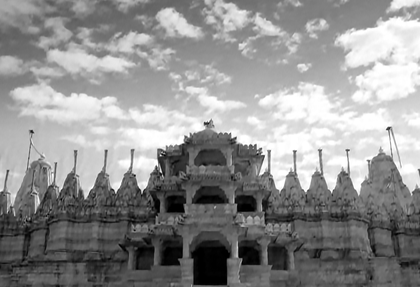
%> input picture MichaeliAndIrani_deblur_results/img64_kernel4_MichaeliAndIrani_img.png, 420 x 287 px, shrunk from 924 x 632 before the run
$ octave demo_deblur.m   (GNU Octave 9; MATLAB toolbox functions it lacks are replaced by stand-ins)
%> lines starting %> are read from the running program, lines starting %| are printed output that depends on the picture; in (x1, y1, x2, y2) boxes, pixels count from 0 and x2, y2 are one past the last pixel; in counts of white or black regions, pixels touching at a corner belong together; the program's own positions count from 1
clear
patchSize = 8;

I = double((imread('img64_kernel4_MichaeliAndIrani_img.png')))/255;
%> I: size 287x420 double; min 0, max 1, mean 0.564

% load blurring kernel (you can download the kernels from Dilip Krishnan's
% website
% load kernels.mat
% K = kernel1;

K = fspecial('motion',10,45);

% K = fspecial('gaussian',[5 5],1);

noiseSD = 0.01;
patchSize = 8;


% convolve with kernel and add noise
ks = floor((size(K, 1) - 1)/2);
yorig = I;
y = conv2(yorig, K, 'valid');
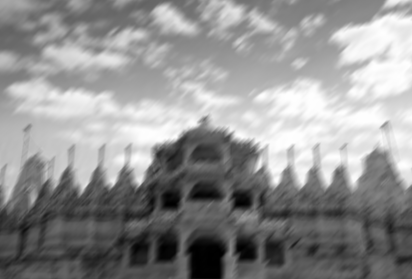
%> y: size 279x412 double; min 0.000127, max 1, mean 0.568
y = y + noiseSD*randn(size(y));
y = double(uint8(y .* 255))./255;

% code excerpt taken from Krishnan et al.

% edgetaper to better handle circular boundary conditions
y = padarray(y, [1 1]*ks, 'replicate', 'both');
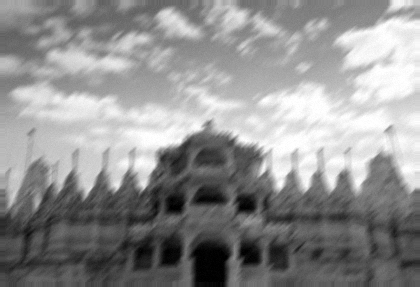
%> y: size 287x420 double; min 0, max 1, mean 0.564; mean of the top-left, top-right, bottom-left and bottom-right quarters 0.666, 0.774, 0.381, 0.439
for a=1:4
  y = edgetaper(y, K);
end
%> this loop made 4 passes
%> pass 1, `y = edgetaper(y, K);`:
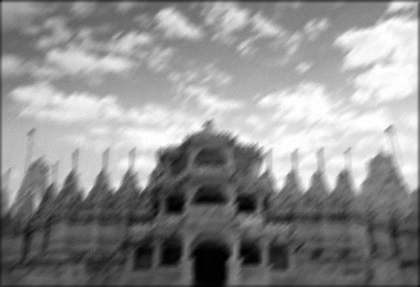
%> y: size 287x420 double; min 0, max 1, mean 0.559
%> pass 3, `y = edgetaper(y, K);`:
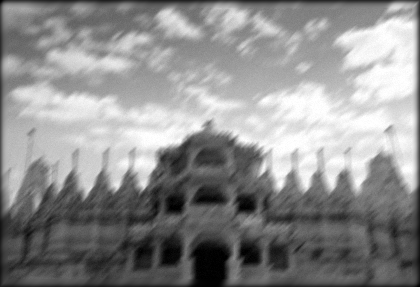
%> y: size 287x420 double; min 0, max 1, mean 0.553
%> after the loop:
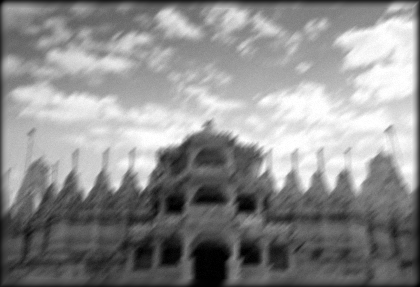
%> y: size 287x420 double; 9.17% of pixels changed, all inside (x1, y1, x2, y2) = (0, 0, 420, 287)

noiseI = y;

% load GMM model
%> (the run ends here)

$ run again, with MichaeliAndIrani_deblur_results/img10_kernel3_MichaeliAndIrani_img.png copied over MichaeliAndIrani_deblur_results/img64_kernel4_MichaeliAndIrani_img.png
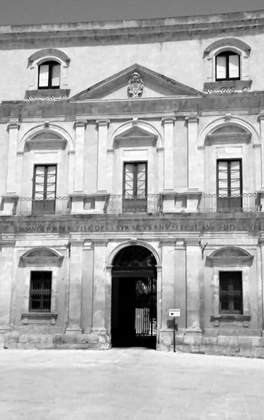
%> input picture MichaeliAndIrani_deblur_results/img10_kernel3_MichaeliAndIrani_img.png, 264 x 420 px, shrunk from 580 x 924 before the run
%> the loop `for a=1:4` made 4 passes
%> pass 1, `y = edgetaper(y, K);`:
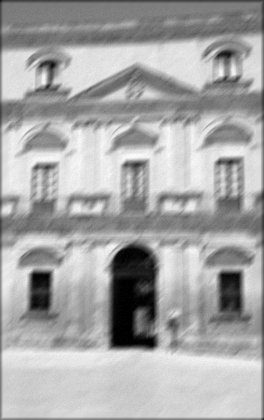
%> y: size 420x264 double; min 0, max 0.992, mean 0.652
%> after the loop `for a=1:4`:
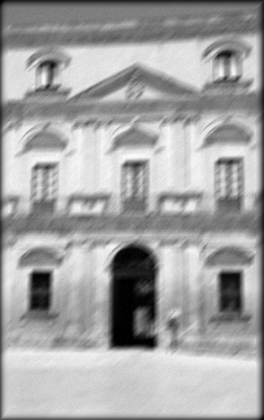
%> y: size 420x264 double; min 0, max 0.992, mean 0.64

$ run again, with MichaeliAndIrani_deblur_results/img12_kernel1_MichaeliAndIrani_img.png copied over MichaeliAndIrani_deblur_results/img64_kernel4_MichaeliAndIrani_img.png
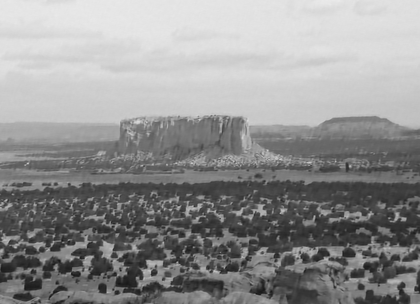
%> input picture MichaeliAndIrani_deblur_results/img12_kernel1_MichaeliAndIrani_img.png, 420 x 304 px, shrunk from 924 x 668 before the run
%> the loop `for a=1:4` made 4 passes
%> pass 1, `y = edgetaper(y, K);`:
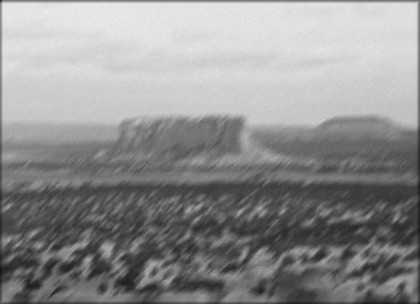
%> y: size 304x420 double; min 0.068, max 0.937, mean 0.562
%> after the loop `for a=1:4`:
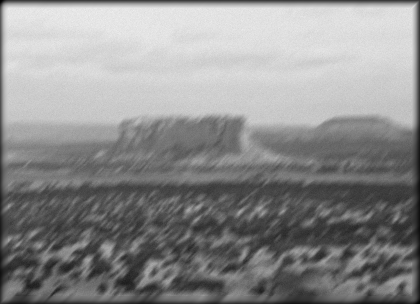
%> y: size 304x420 double; min 0.00118, max 0.937, mean 0.552

$ run again, with MichaeliAndIrani_deblur_results/img13_kernel2_MichaeliAndIrani_img.png copied over MichaeliAndIrani_deblur_results/img64_kernel4_MichaeliAndIrani_img.png
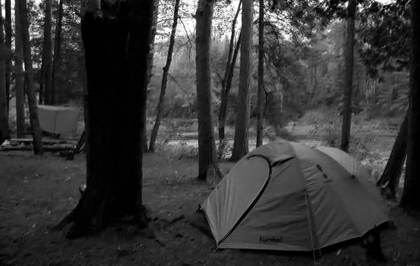
%> input picture MichaeliAndIrani_deblur_results/img13_kernel2_MichaeliAndIrani_img.png, 420 x 266 px, shrunk from 924 x 586 before the run
%> `y = padarray(y, [1 1]*ks, 'replicate', 'both');`:
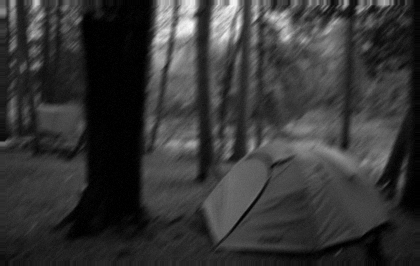
%> y: size 266x420 double; min 0, max 0.984, mean 0.212
%> after the loop `for a=1:4`:
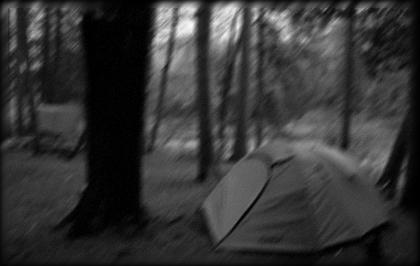
%> y: size 266x420 double; 9.6% of pixels changed, all inside (x1, y1, x2, y2) = (0, 0, 420, 266)
